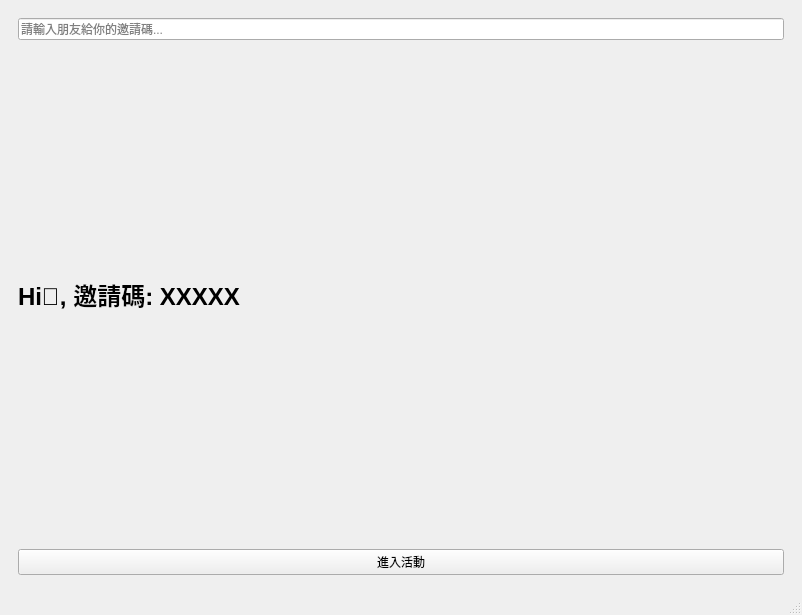
<?xml version="1.0" encoding="UTF-8"?>
<ui version="4.0">
 <class>MainWindow</class>
 <widget class="QMainWindow" name="MainWindow">
  <property name="geometry">
   <rect>
    <x>0</x>
    <y>0</y>
    <width>802</width>
    <height>615</height>
   </rect>
  </property>
  <property name="windowTitle">
   <string>MainWindow</string>
  </property>
  <property name="styleSheet">
   <string notr="true">/* 第四頁表格樣式 */
QTableWidget#tableTimeMatrix {
    background-color: #050505;
    gridline-color: #222222; /* 網格線顏色 */
    border: 1px solid #333333;
    border-radius: 8px;
}

/* 表格標題 (日期與時間列) */
QHeaderView::section {
    background-color: #0d0d0d;
    color: #888888;
    padding: 8px;
    border: 1px solid #222222;
    font-size: 12px;
}

/* 分頁按鈕基礎樣式 */
QPushButton#btnYourTime, QPushButton#btnGroupTime {
    background-color: #121212;
    color: #888888;
    border: 1px solid #333333;
    border-radius: 4px;
    padding: 10px;
    font-weight: bold;
}

/* 當 Your Time 被選中時 (白底黑字) */
QPushButton#btnYourTime {
    background-color: #FFFFFF;
    color: #000000;
}

/* 確認送出按鈕 (亮綠色) */
QPushButton#btnSubmitTime {
    background-color: #2ECC71;
    color: white;
    border-radius: 6px;
    font-weight: bold;
    min-height: 40px;
}</string>
  </property>
  <widget class="QWidget" name="centralwidget">
   <layout class="QVBoxLayout" name="verticalLayout_5">
    <item>
     <widget class="QStackedWidget" name="stackedWidget">
      <property name="styleSheet">
       <string notr="true">/* 月曆全體深色化 */
QCalendarWidget QWidget {
    background-color: #050505;
}

/* 月曆上方的導覽列 (月份/年份) */
QCalendarWidget QToolButton {
    color: white;
    background-color: #121212;
    border-radius: 4px;
}

/* 星期幾與日期 */
QCalendarWidget QAbstractItemView:enabled {
    color: #FFFFFF;
    selection-background-color: #FFFFFF; /* 選中的日期變白底 */
    selection-color: #000000;            /* 字變黑 */
}

/* 網格線顏色 */
QCalendarWidget {
    border: 1px solid #333333;
}</string>
      </property>
      <property name="currentIndex">
       <number>2</number>
      </property>
      <widget class="QWidget" name="page">
       <layout class="QVBoxLayout" name="verticalLayout">
        <item>
         <widget class="QLabel" name="label">
          <property name="font">
           <font>
            <pointsize>28</pointsize>
            <bold>true</bold>
           </font>
          </property>
          <property name="text">
           <string>MeetSync</string>
          </property>
         </widget>
        </item>
        <item>
         <widget class="QLineEdit" name="txtUsername">
          <property name="placeholderText">
           <string>請輸入您的暱稱...</string>
          </property>
         </widget>
        </item>
        <item>
         <widget class="QLineEdit" name="lineEdit"/>
        </item>
        <item>
         <widget class="QLabel" name="label_2">
          <property name="font">
           <font>
            <pointsize>12</pointsize>
            <bold>false</bold>
           </font>
          </property>
          <property name="text">
           <string>輕量、免帳號的多人時間協調工具</string>
          </property>
         </widget>
        </item>
        <item>
         <layout class="QHBoxLayout" name="horizontalLayout">
          <item>
           <widget class="QPushButton" name="btnHost">
            <property name="text">
             <string>發起新活動 (Host)</string>
            </property>
           </widget>
          </item>
          <item>
           <widget class="QPushButton" name="btnGuest">
            <property name="text">
             <string>加入既有活動 (Guest)</string>
            </property>
           </widget>
          </item>
         </layout>
        </item>
       </layout>
      </widget>
      <widget class="QWidget" name="page_2">
       <layout class="QVBoxLayout" name="verticalLayout_2">
        <item>
         <widget class="QLineEdit" name="txtEventName"/>
        </item>
        <item>
         <widget class="QCalendarWidget" name="calendarWidget"/>
        </item>
        <item>
         <layout class="QHBoxLayout" name="horizontalLayout_2">
          <item>
           <widget class="QComboBox" name="comboStartHour">
            <item>
             <property name="text">
              <string>08:00 AM</string>
             </property>
            </item>
            <item>
             <property name="text">
              <string>09:00 AM</string>
             </property>
            </item>
            <item>
             <property name="text">
              <string>10:00 AM</string>
             </property>
            </item>
            <item>
             <property name="text">
              <string>11:00 AM</string>
             </property>
            </item>
            <item>
             <property name="text">
              <string>12:00 PM</string>
             </property>
            </item>
            <item>
             <property name="text">
              <string>1:00 PM</string>
             </property>
            </item>
            <item>
             <property name="text">
              <string>2:00 PM</string>
             </property>
            </item>
            <item>
             <property name="text">
              <string>3:00 PM</string>
             </property>
            </item>
            <item>
             <property name="text">
              <string>4:00 PM</string>
             </property>
            </item>
            <item>
             <property name="text">
              <string>5:00 PM</string>
             </property>
            </item>
            <item>
             <property name="text">
              <string/>
             </property>
            </item>
           </widget>
          </item>
          <item>
           <widget class="QComboBox" name="comboEndHour">
            <item>
             <property name="text">
              <string>08:00 AM</string>
             </property>
            </item>
            <item>
             <property name="text">
              <string>09:00 AM</string>
             </property>
            </item>
            <item>
             <property name="text">
              <string>10:00 AM</string>
             </property>
            </item>
            <item>
             <property name="text">
              <string>11:00 AM</string>
             </property>
            </item>
            <item>
             <property name="text">
              <string>12:00 PM</string>
             </property>
            </item>
            <item>
             <property name="text">
              <string>1:00 PM</string>
             </property>
            </item>
            <item>
             <property name="text">
              <string>2:00 PM</string>
             </property>
            </item>
            <item>
             <property name="text">
              <string>3:00 PM</string>
             </property>
            </item>
            <item>
             <property name="text">
              <string>4:00 PM</string>
             </property>
            </item>
            <item>
             <property name="text">
              <string>5:00 PM</string>
             </property>
            </item>
            <item>
             <property name="text">
              <string/>
             </property>
            </item>
           </widget>
          </item>
         </layout>
        </item>
        <item>
         <widget class="QPushButton" name="btnCreateEvent">
          <property name="text">
           <string>建立活動</string>
          </property>
         </widget>
        </item>
       </layout>
      </widget>
      <widget class="QWidget" name="page_3">
       <layout class="QVBoxLayout" name="verticalLayout_3">
        <item>
         <widget class="QLineEdit" name="txtInviteCode">
          <property name="placeholderText">
           <string>請輸入朋友給你的邀請碼...</string>
          </property>
         </widget>
        </item>
        <item>
         <widget class="QLabel" name="lblInviteCode">
          <property name="font">
           <font>
            <pointsize>18</pointsize>
            <bold>true</bold>
           </font>
          </property>
          <property name="text">
           <string>Hi👋, 邀請碼: XXXXX</string>
          </property>
         </widget>
        </item>
        <item>
         <widget class="QPushButton" name="btnJoinEvent">
          <property name="text">
           <string>進入活動</string>
          </property>
         </widget>
        </item>
       </layout>
      </widget>
      <widget class="QWidget" name="page_4">
       <layout class="QVBoxLayout" name="verticalLayout_4">
        <item>
         <layout class="QHBoxLayout" name="horizontalLayout_3">
          <item>
           <widget class="QPushButton" name="btnYourTime">
            <property name="text">
             <string>Your Time</string>
            </property>
           </widget>
          </item>
          <item>
           <widget class="QPushButton" name="btnGroupTime">
            <property name="text">
             <string>Group Time</string>
            </property>
           </widget>
          </item>
          <item>
           <widget class="QLabel" name="lblInviteCode_2">
            <property name="text">
             <string>Hi 👋, 邀請碼：XXXXX</string>
            </property>
           </widget>
          </item>
         </layout>
        </item>
        <item>
         <widget class="QTableWidget" name="tableTimeMatrix"/>
        </item>
        <item>
         <widget class="QPushButton" name="pushButton">
          <property name="text">
           <string>PushButton</string>
          </property>
         </widget>
        </item>
       </layout>
      </widget>
     </widget>
    </item>
   </layout>
  </widget>
  <widget class="QMenuBar" name="menubar">
   <property name="geometry">
    <rect>
     <x>0</x>
     <y>0</y>
     <width>802</width>
     <height>25</height>
    </rect>
   </property>
  </widget>
  <widget class="QStatusBar" name="statusbar"/>
 </widget>
 <resources/>
 <connections/>
</ui>
